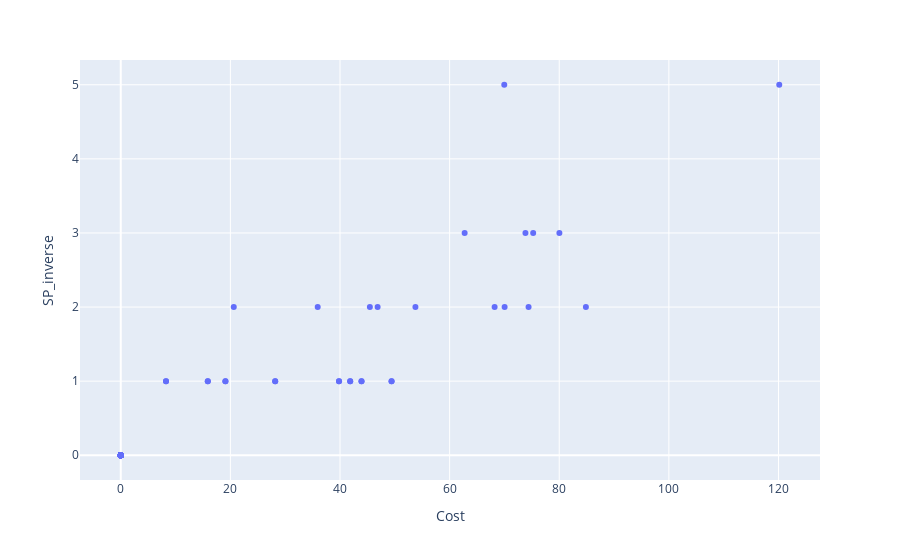

Notebook cell for this chart:
### Code cell
px.scatter(df, x = "Cost", y = "SP_inverse")

### Figure 1 — Plotly figure (JSON) as saved in the notebook; plotly's stock layout.template omitted (floating-point values rounded to 4 significant figures; data arrays with more than 128 entries replaced by an {"elided": "..."} marker saying what was removed)
{"data": [{"hovertemplate": "Cost=%{x}<br>SP_inverse=%{y}<extra></extra>", "legendgroup": "", "marker": {"color": "#636efa", "symbol": "circle"}, "mode": "markers", "name": "", "orientation": "v", "showlegend": false, "type": "scatter", "x": {"elided": "308 float values"}, "xaxis": "x", "y": {"elided": "308 int values"}, "yaxis": "y"}], "layout": {"legend": {"tracegroupgap": 0}, "margin": {"t": 60}, "xaxis": {"anchor": "y", "domain": [0, 1], "title": {"text": "Cost"}}, "yaxis": {"anchor": "x", "domain": [0, 1], "title": {"text": "SP_inverse"}}}}
